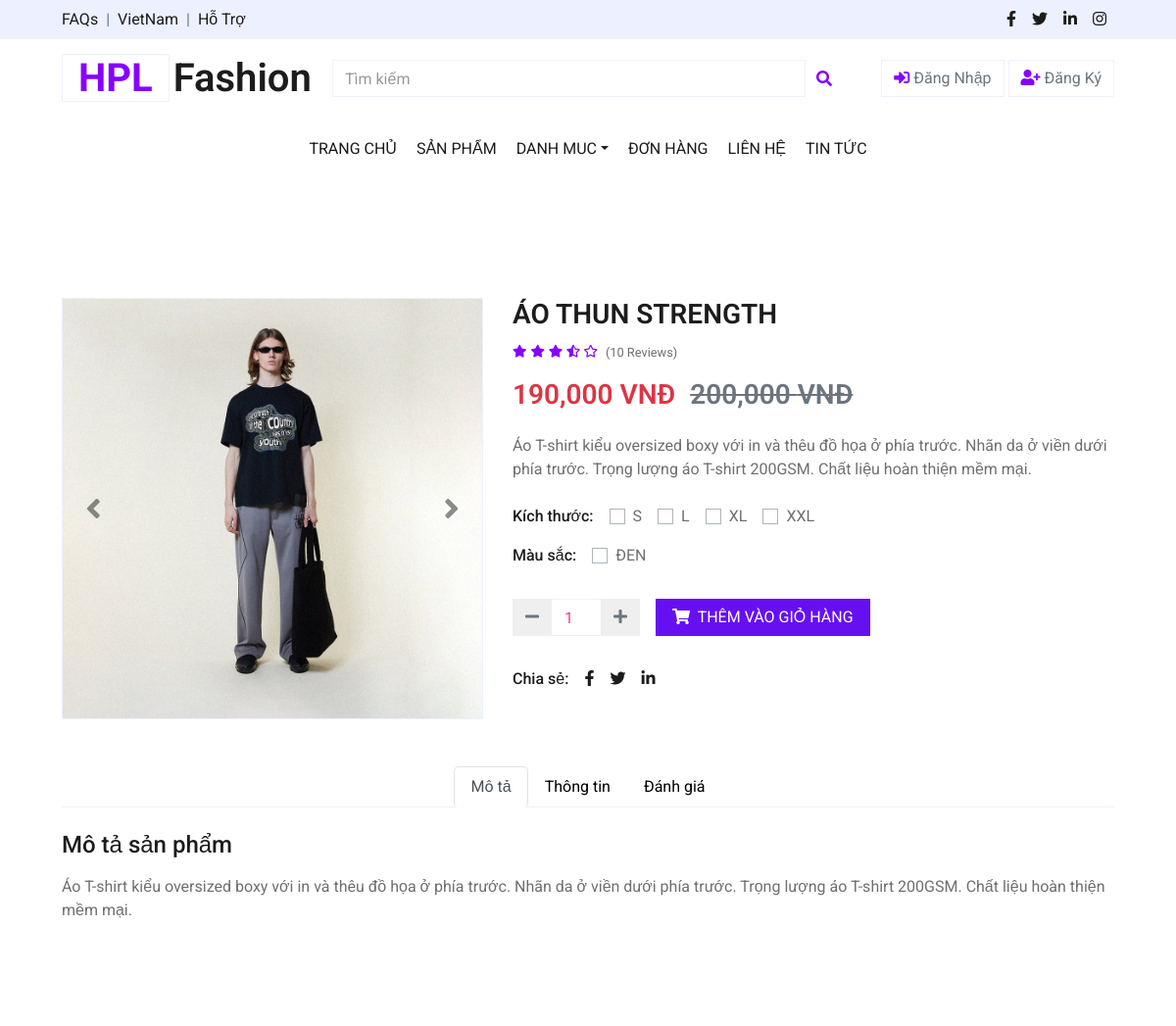
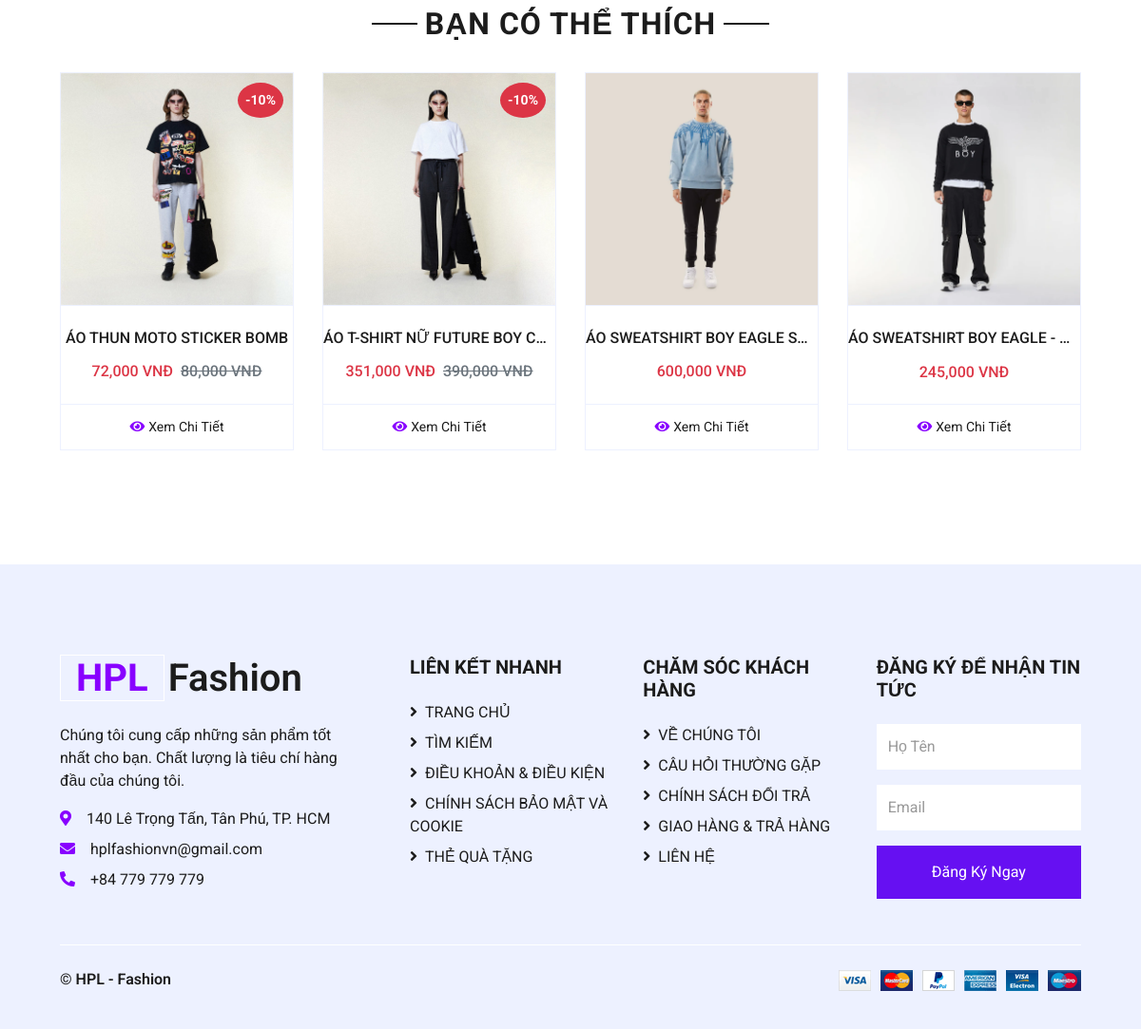
Page /views/detail.php?id=4 on the committed database (2 pictures, top to bottom).
### tables this page shows
CREATE TABLE `products` (
  `product_id` int NOT NULL,
  `product_name` varchar(255) NOT NULL,
  `price` int NOT NULL,
  `category_id` int DEFAULT NULL,
  `subcategory_id` int NOT NULL,
  `image` varchar(255) DEFAULT NULL,
  `image2` varchar(255) DEFAULT NULL,
  `image3` varchar(255) DEFAULT NULL,
  `description` varchar(255) DEFAULT NULL,
  `brand_id` int DEFAULT NULL,
  `size` text,
  `color` text,
  `discount` int DEFAULT '0',
  `view_count` int DEFAULT '0',
  `created_at` datetime DEFAULT CURRENT_TIMESTAMP
);

### config/database.php (called while the page is built, shortened)
<?php
class Database {
    private static $servername = "localhost";
    private static $username = "root";
    private static $password = "";
    private static $dbname = "shopthoitrang";
    private static $conn = null;
    public static function getConnection() {
        if (self::$conn === null) {
            self::$conn = new mysqli(self::$servername, self::$username, self::$password, self::$dbname);
        }
        return self::$conn;
    }
    public static function query($sql) {
        $conn = self::getConnection();
        return $conn->query($sql);
    }
}
?>

### views/detail.php (the view, shortened to what this page needs)
<?php
include('../config/database.php');
$product_id = $_GET['id'] ?? 0;
$conn = Database::getConnection();
$query = "SELECT * FROM products WHERE product_id = $product_id";
$result = $conn->query($query);
$product = $result->fetch_assoc();
?>
<!DOCTYPE html>
<html lang="en">
<head>
    <link href="https://cdnjs.cloudflare.com/ajax/libs/font-awesome/5.10.0/css/all.min.css" rel="stylesheet">
    <link href="../css/style.css" rel="stylesheet">
</head>
<body>
    <?php include '../includes/header.php'; ?>
    <div class="container-fluid py-5">
        <div class="row px-xl-5">
            <div class="col-lg-5 pb-5">
                <div id="product-carousel" class="carousel slide" data-ride="carousel">
                    <div class="carousel-inner border">
                        <div class="carousel-item active" id="image-1">
                            <img class="w-100 h-100" src="../assets/img_product/<?= $product['image'] ?>" alt="Image">
                        </div>
                    </div>
                    <a class="carousel-control-prev" href="#product-carousel" data-slide="prev">
                        <i class="fa fa-2x fa-angle-left text-dark"></i>
                    </a>
                    <a class="carousel-control-next" href="#product-carousel" data-slide="next">
                        <i class="fa fa-2x fa-angle-right text-dark"></i>
                    </a>
                </div>
            </div>
            <div class="col-lg-7 pb-5">
                <h3 class="font-weight-semi-bold"><?= $product['product_name'] ?></h3>
                <div class="d-flex mb-3">
                    <div class="text-primary mr-2">
                        <small class="fas fa-star"></small>
                        <small class="fas fa-star"></small>
                        <small class="fas fa-star"></small>
                        <small class="fas fa-star-half-alt"></small>
                        <small class="far fa-star"></small>
                    </div>
                    <small class="pt-1">(10 Reviews)</small>
                </div>
                <h3 class="font-weight-semi-bold mb-4">
                    <?php
                    $discount = $product['discount'] ?? 0;
                    $discounted_price = $product['price'] * (1-$discount/100);
                    ?>
                    <span class="text-danger"><?= number_format($discounted_price) ?> VNĐ</span>
                    <?php if ($discount>0): ?>
                        <span class="text-muted ml-2"><del><?= number_format($product['price']) ?> VNĐ</del></span>
                    <?php endif; ?>
                </h3>
                <p class="mb-4"><?= $product['description'] ?></p>
                <form method="POST" id="addToCartForm">
                <?php
                $product_id = $product['product_id'];
                $sizeString = Database::query("SELECT size FROM products WHERE product_id = $product_id")->fetch_assoc()['size'];
                $sizes = !empty($sizeString) ? array_map('trim', explode(',', $sizeString)) : [];
                ?>
                <div class="d-flex mb-3">
                    <p class="text-dark font-weight-medium mb-0 mr-3">Kích thước:</p>
                    <?php if ($sizes): ?>
                        <?php foreach ($sizes as $index => $size): ?>
                            <div class="custom-control custom-checkbox custom-control-inline">
                                <label class="custom-control-label" for="size-<?= $index ?>"><?= $size ?></label>
                            </div>
                        <?php endforeach; ?>
                    <?php endif; ?>
                </div>
                <div class="d-flex mb-4">
                    <p class="text-dark font-weight-medium mb-0 mr-3">Màu sắc:</p>
                    <?php
                    $colors = !empty($product['color']) ? array_map('trim', explode(',', $product['color'])) : [];
                    foreach ($colors as $index => $color):
                    ?>
                        <div class="custom-control custom-radio custom-control-inline">
                            <label class="custom-control-label" for="color-<?= $index ?>"><?= $color ?></label>
                        </div>
                    <?php endforeach; ?>
                </div>
                <div class="d-flex align-items-center mb-4 pt-2">
                    <div class="input-group" style="width: 130px;">
                        <div class="input-group-prepend">
                            <button class="btn btn-outline-secondary" type="button" onclick="decrementQuantity()">
                                <i class="fa fa-minus"></i>
                            </button>
                        </div>
                        <input type="number" class="form-control text-center" name="quantity" id="quantity" value="1" min="1" required>
                        <div class="input-group-append">
                            <button class="btn btn-outline-secondary" type="button" onclick="incrementQuantity()">
                                <i class="fa fa-plus"></i>
                            </button>
                        </div>
                    </div>
                    <button class="btn btn-primary px-3 ml-3" type="submit">
                        <i class="fa fa-shopping-cart mr-1"></i> THÊM VÀO GIỎ HÀNG
                    </button>
                </div>
            </form>
            <div class="d-flex pt-2">
                <p class="text-dark font-weight-medium mb-0 mr-2">Chia sẻ:</p>
                <div class="d-inline-flex">
                    <a class="text-dark px-2" href="">
                        <i class="fab fa-facebook-f"></i>
                    </a>
                    <a class="text-dark px-2" href="">
                        <i class="fab fa-twitter"></i>
                    </a>
                    <a class="text-dark px-2" href="">
                        <i class="fab fa-linkedin-in"></i>
                    </a>
                </div>
            </div>
        </div>
    </div>
        <div class="row px-xl-5">
            <div class="col">
                <div class="nav nav-tabs justify-content-center border-secondary mb-4">
                    <a class="nav-item nav-link active" data-toggle="tab" href="#tab-pane-1">Mô tả</a>
                    <a class="nav-item nav-link" data-toggle="tab" href="#tab-pane-2">Thông tin</a>
                    <a class="nav-item nav-link" data-toggle="tab" href="#tab-pane-3">Đánh giá</a>
                </div>
                <div class="tab-content">
                    <div class="tab-pane fade show active" id="tab-pane-1">
                        <h4 class="mb-3">Mô tả sản phẩm</h4>
                        <p><?= $product['description'] ?></p>
                    </div>
                </div>
            </div>
        </div>
    </div>
    <div class="container-fluid py-5">
        <div class="text-center mb-4">
            <h2 class="section-title px-5"><span class="px-2">BẠN CÓ THỂ THÍCH</span></h2>
        </div>
        <div class="row px-xl-5">
            <?php
            $sql = $conn->query("SELECT products.*, categories.category_name FROM products JOIN categories
            ON products.category_id = categories.category_id ORDER BY RAND() LIMIT 4");
            while ($row = $sql->fetch_array()) {
                $imagePath = '../assets/img_product/' . $row['image'];
                $discount = $row['discount'];
                $discounted_price = $row['price']*(1-$discount/100);
            ?>
                <div class="col-lg-3 col-md-4 col-sm-6 mb-4">
                    <div class="card product-item border-0">
                        <div class="card-header product-img position-relative overflow-hidden bg-transparent border p-0">
                            <img class="img-fluid w-100" src="<?= $imagePath ?>" alt="<?= $row['product_name'] ?>">
                            <?php if ($discount > 0): ?>
                                <div class="discount-badge position-absolute top-0 right-0 bg-danger text-white p-2" style="font-size: 14px; font-weight: bold; border-radius: 50%;">
                                    -<?= $discount ?>%
                                </div>
                            <?php endif; ?>
                        </div>
                        <div class="card-body border-left border-right text-center p-0 pt-4 pb-3">
                            <h6 class="text-truncate mb-3"><?= $row['product_name'] ?></h6>
                            <div class="d-flex justify-content-center">
                                <h6 class="text-danger"><?= number_format($discounted_price) ?> VNĐ</h6>
                                <?php if ($discount > 0): ?>
                                    <h6 class="text-muted ml-2"><del><?= number_format($row['price']) ?> VNĐ</del></h6>
                                <?php endif; ?>
                            </div>
                        </div>
                        <div class="card-footer d-flex justify-content-center bg-light border">
                            <a href="detail.php?id=<?= $row['product_id'] ?>" class="btn btn-sm text-dark p-0">
                                <i class="fas fa-eye text-primary mr-1"></i>Xem Chi Tiết
                            </a>
                        </div>
                    </div>
                </div>
            <?php } ?>
        </div>
    </div>
    <?php include '../includes/footer.php'; ?>
</body>
</html>

### rows in the picture
products: image (picture), product_name "ÁO THUN STRENGTH", discounted_price "190,000", price "200,000", description "Áo T-shirt kiểu oversized boxy với in và thêu đồ họa ở phía trước. Nhãn da ở viền dưới phía trước. Trọng lượng áo T-shirt 200GSM. Chất liệu hoàn thiện mềm mại.", color "ĐEN"
products: image (picture), discount "10", product_name "ÁO THUN MOTO STICKER BOMB", discounted_price "72,000", price "80,000"
products: image (picture), discount "10", product_name "ÁO T-SHIRT NỮ FUTURE BOY C…", discounted_price "351,000", price "390,000"
products: image (picture), product_name "ÁO SWEATSHIRT BOY EAGLE S…", discounted_price "600,000"
products: image (picture), product_name "ÁO SWEATSHIRT BOY EAGLE -…", discounted_price "245,000"

### other values in the picture
$size "S"
$size "L"
$size "XL"
$size "XXL"
